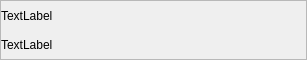
<?xml version="1.0" encoding="UTF-8"?>
<ui version="4.0">
 <class>CustomToolTipsClass</class>
 <widget class="QWidget" name="CustomToolTipsClass">
  <property name="geometry">
   <rect>
    <x>0</x>
    <y>0</y>
    <width>307</width>
    <height>60</height>
   </rect>
  </property>
  <property name="minimumSize">
   <size>
    <width>60</width>
    <height>60</height>
   </size>
  </property>
  <property name="maximumSize">
   <size>
    <width>16777215</width>
    <height>74</height>
   </size>
  </property>
  <property name="windowTitle">
   <string>CustomToolTips</string>
  </property>
  <layout class="QVBoxLayout" name="verticalLayout">
   <property name="spacing">
    <number>0</number>
   </property>
   <property name="leftMargin">
    <number>0</number>
   </property>
   <property name="topMargin">
    <number>0</number>
   </property>
   <property name="rightMargin">
    <number>0</number>
   </property>
   <property name="bottomMargin">
    <number>0</number>
   </property>
   <item>
    <widget class="QFrame" name="frame">
     <property name="frameShape">
      <enum>QFrame::StyledPanel</enum>
     </property>
     <property name="frameShadow">
      <enum>QFrame::Plain</enum>
     </property>
     <layout class="QVBoxLayout" name="verticalLayout_2">
      <property name="spacing">
       <number>0</number>
      </property>
      <property name="leftMargin">
       <number>0</number>
      </property>
      <property name="topMargin">
       <number>0</number>
      </property>
      <property name="rightMargin">
       <number>0</number>
      </property>
      <property name="bottomMargin">
       <number>0</number>
      </property>
      <item>
       <layout class="QHBoxLayout" name="horizontalLayout">
        <item>
         <widget class="QLabel" name="label">
          <property name="minimumSize">
           <size>
            <width>0</width>
            <height>30</height>
           </size>
          </property>
          <property name="maximumSize">
           <size>
            <width>300</width>
            <height>30</height>
           </size>
          </property>
          <property name="text">
           <string>TextLabel</string>
          </property>
         </widget>
        </item>
        <item>
         <spacer name="horizontalSpacer">
          <property name="orientation">
           <enum>Qt::Horizontal</enum>
          </property>
          <property name="sizeHint" stdset="0">
           <size>
            <width>40</width>
            <height>20</height>
           </size>
          </property>
         </spacer>
        </item>
       </layout>
      </item>
      <item>
       <layout class="QHBoxLayout" name="horizontalLayout_2">
        <item>
         <widget class="QLabel" name="label_2">
          <property name="minimumSize">
           <size>
            <width>0</width>
            <height>30</height>
           </size>
          </property>
          <property name="maximumSize">
           <size>
            <width>300</width>
            <height>30</height>
           </size>
          </property>
          <property name="text">
           <string>TextLabel</string>
          </property>
         </widget>
        </item>
        <item>
         <spacer name="horizontalSpacer_2">
          <property name="orientation">
           <enum>Qt::Horizontal</enum>
          </property>
          <property name="sizeHint" stdset="0">
           <size>
            <width>40</width>
            <height>20</height>
           </size>
          </property>
         </spacer>
        </item>
       </layout>
      </item>
     </layout>
    </widget>
   </item>
  </layout>
 </widget>
 <layoutdefault spacing="6" margin="11"/>
 <resources/>
 <connections/>
</ui>
